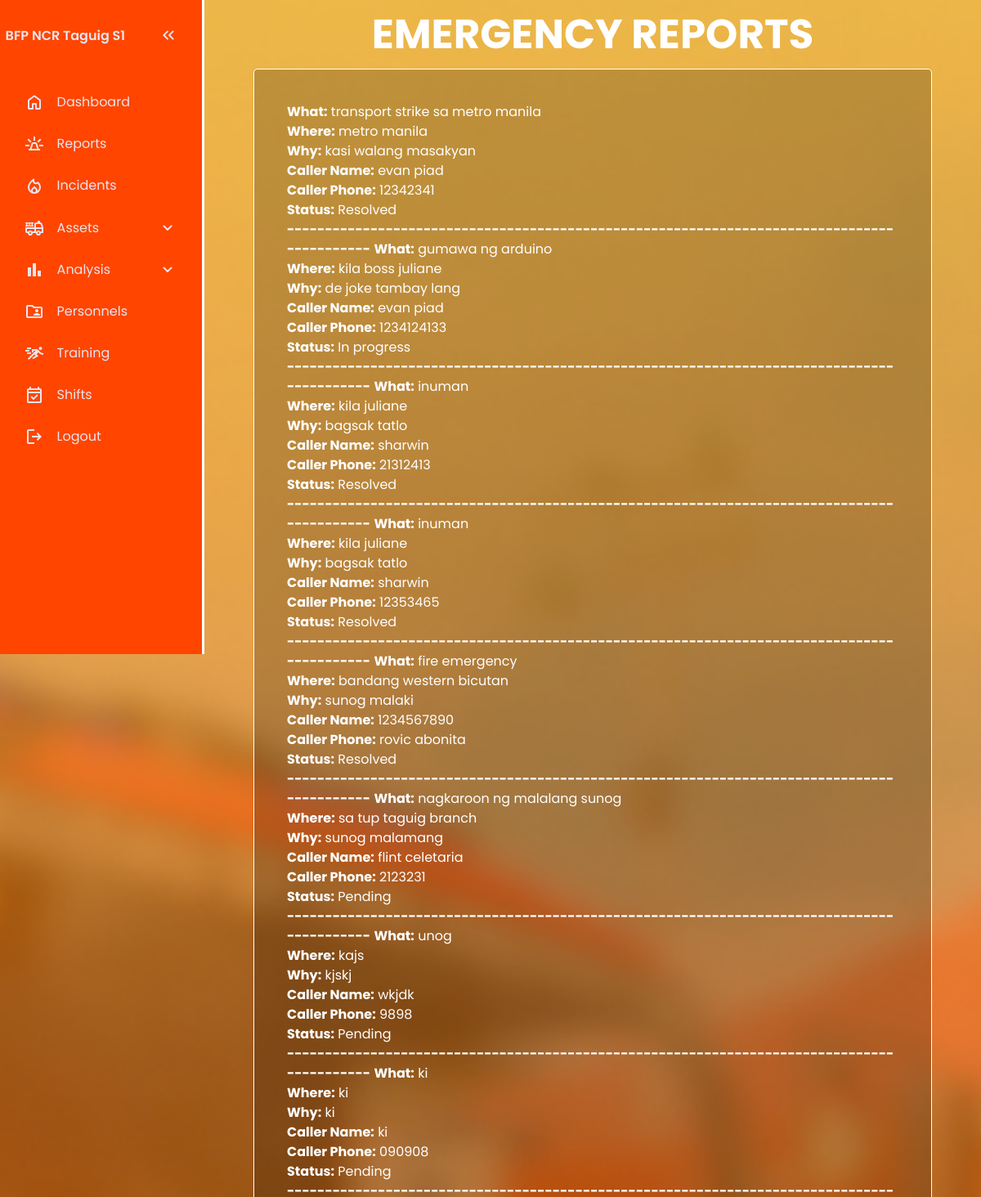
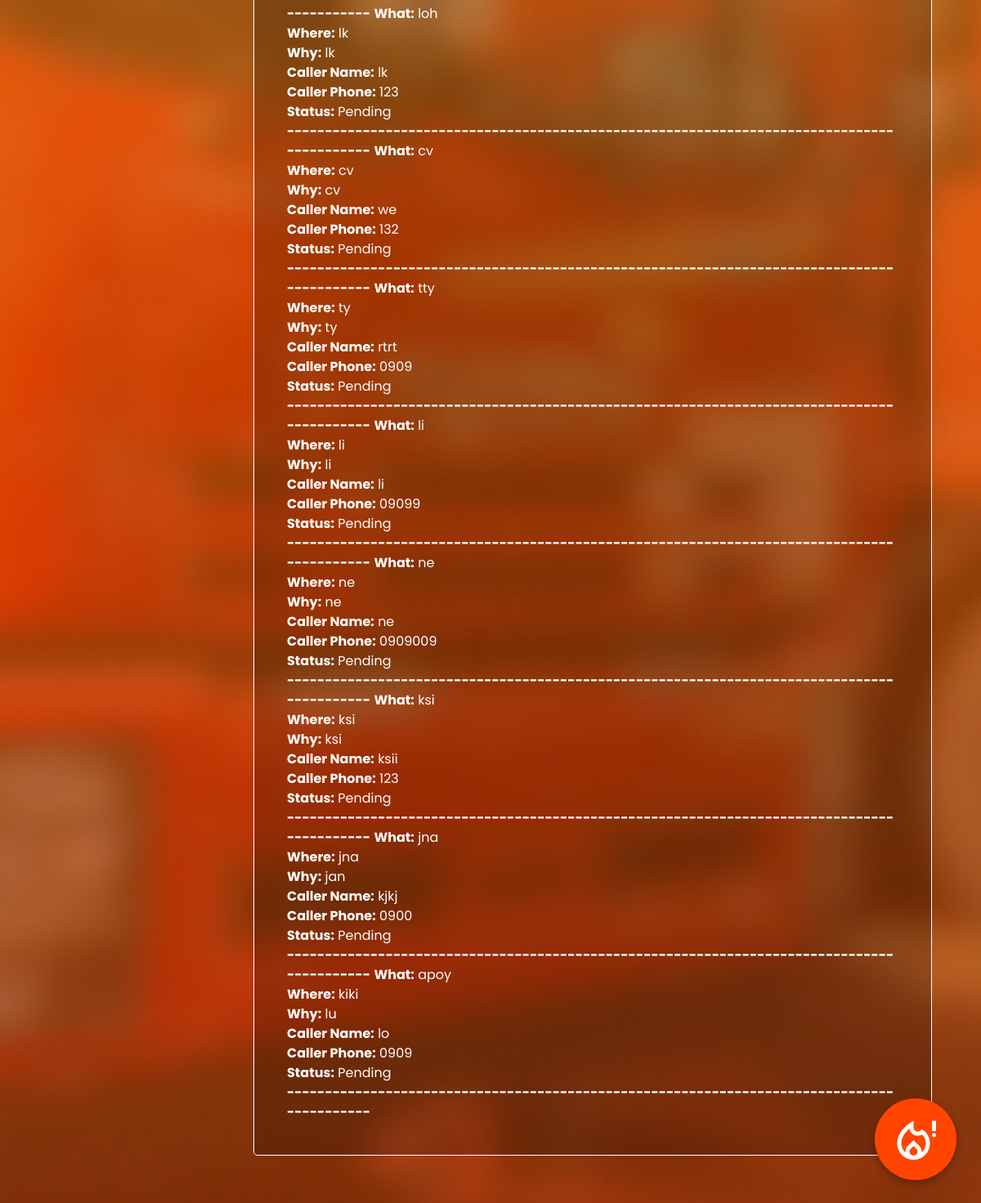
The app's page /reports/ReportsIndex.php with its own data (2 pictures, top to bottom).
### tables this page shows
CREATE TABLE `emergency_details` (
  `id` int(11) NOT NULL,
  `dispatch_id` int(11) DEFAULT NULL,
  `what` text NOT NULL,
  `where` text NOT NULL,
  `why` text NOT NULL,
  `caller_name` varchar(255) NOT NULL,
  `caller_phone` varchar(20) NOT NULL,
  `timestamp` timestamp NOT NULL DEFAULT current_timestamp(),
  `status` int(11) NOT NULL
);

CREATE TABLE `status` (
  `status_id` int(11) NOT NULL,
  `status_name` varchar(50) NOT NULL
);

### reports/ReportsIndex.php (the view, shortened to what this page needs)
<?php
include('../includes/config.php');
$sql = "SELECT e.id, e.what, e.`where`, e.why, e.caller_name, e.caller_phone, e.timestamp, s.status_name
        FROM emergency_details e
        LEFT JOIN status s ON e.status = s.status_id
        ORDER BY e.timestamp DESC";
$result = $conn->query($sql);
?>
<!DOCTYPE html>
<html lang="en">
<head>
  <link rel="stylesheet" href="ReportsIndex.css">
</head>
<body>
    <nav id="sidebar">
        <ul>
        <li>
            <span class="logo"><a href="../dashboard/RescueFlowIndex.php">BFP NCR Taguig S1</a></span>
            <button onclick=toggleSidebar() id="toggle-btn">
            </button>
        </li>
        <li>
            <a href="../dashboard/RescueFlowIndex.php" >
            <span>Dashboard</span>
            </a>
        </li>
        <li>
            <a href="../reports/ReportsIndex.php" >
            <span>Reports</span>
            </a>
        </li>
        <li>
            <a href="../incident/IncidentIndex.php">
            <span>Incidents</span>
            </a>
        </li>
        <li>
            <button onclick=toggleSubMenu(this) class="dropdown-btn">
            <span>Assets</span>
            <svg xmlns="http://www.w3.org/2000/svg" height="24px" viewBox="0 -960 960 960" width="24px" fill="#e8eaed"><path d="M480-361q-8 0-15-2.5t-13-8.5L268-556q-11-11-11-28t11-28q11-11 28-11t28 11l156 156 156-156q11-11 28-11t28 11q11 11 11 28t-11 28L508-372q-6 6-13 8.5t-15 2.5Z"/></svg>
            </button>
        <li>
            <button onclick=toggleSubMenu(this) class="dropdown-btn">
            <svg xmlns="http://www.w3.org/2000/svg" height="24px" viewBox="0 -960 960 960" width="24px" fill="#F19E39"><path d="M640-160v-280h160v280H640Zm-240 0v-640h160v640H400Zm-240 0v-440h160v440H160Z"/></svg>
            <span>Analysis</span>
            <svg xmlns="http://www.w3.org/2000/svg" height="24px" viewBox="0 -960 960 960" width="24px" fill="#e8eaed"><path d="M480-361q-8 0-15-2.5t-13-8.5L268-556q-11-11-11-28t11-28q11-11 28-11t28 11l156 156 156-156q11-11 28-11t28 11q11 11 11 28t-11 28L508-372q-6 6-13 8.5t-15 2.5Z"/></svg>
            </button>
        </li>
        </li>
        <li>
            <a href="../personnels/PersonnelIndex.php">
            <span>Personnels</span>
            </a>
        </li>
        <li>
            <a href="../training/TrainingIndex.php">
            <span>Training</span>
            </a>
        </li>
        <li>
            <a href="../shifts/ShiftsIndex.php">
            <span>Shifts</span>
            </a>
        </li>
        <li>
            <a href="../user/Logout.php">
            <svg xmlns="http://www.w3.org/2000/svg" height="24px" viewBox="0 -960 960 960" width="24px" fill="#FFFFFF"><path d="M200-120q-33 0-56.5-23.5T120-200v-560q0-33 23.5-56.5T200-840h280v80H200v560h280v80H200Zm440-160-55-58 102-102H360v-80h327L585-622l55-58 200 200-200 200Z"/></svg>
            <span>Logout</span>
            </a>
        </li>
        </ul>
    </nav>
    <main>
    <div class="report-container">
    <h2 class="report-header">EMERGENCY REPORTS</h2>
        <div class="report-info">
            <?php if ($result && $result->num_rows > 0): ?>
                <ul class="list-group">
                <?php while ($row = $result->fetch_assoc()): ?>
                        <strong>What:</strong> <?php echo htmlspecialchars($row['what']); ?><br>
                        <strong>Where:</strong> <?php echo htmlspecialchars($row['where']); ?><br>
                        <strong>Why:</strong> <?php echo htmlspecialchars($row['why']); ?><br>
                        <strong>Caller Name:</strong> <?php echo htmlspecialchars($row['caller_name']); ?><br>
                        <strong>Caller Phone:</strong> <?php echo htmlspecialchars($row['caller_phone']); ?><br>
                        <strong>Status:</strong> <?php echo htmlspecialchars($row['status_name']); ?><br>
                        <strong>-------------------------------------------------------------------------------------------</strong>
            <?php endwhile; ?>
                </ul>
            <?php else: ?>
                <p class="text-center text-muted">No new emergency reports.</p>
            <?php endif; ?>
        </div>
    </div>
    </main>
</body>
</html>

### reports/ReportsIndex.css (style rules this page uses)
:root { --base-clr: orangered; --line-clr: white; --hover-clr: black; --text-clr: #e6e6ef; --accent-clr: #5e63ff; --secondary-text-clr: #b0b3c1; }
* { margin: 0; padding: 0; }
html { font-family: Poppins, 'Segoe UI', Tahoma, Geneva, Verdana, sans-serif; line-height: 1.5rem; }
body { background: url('LoginRegister.png') no-repeat center center/cover; min-height: 100vh; min-height: 100dvh; display: grid; grid-template-columns: auto 1fr; }
#sidebar { box-sizing: border-box; height: 100vh; width: 250px; padding: 5px 1em; background-color: var(--base-clr); border-right: 3px solid white; position: sticky; top: 0; align-self: start; transition: 300ms ease-in-out; overflow: hidden; text-wrap: nowrap; }
#sidebar ul { list-style: none; }
#sidebar a, #sidebar .dropdown-btn, #sidebar .logo { border-radius: .5em; padding: .85em; text-decoration: none; color: var(--text-clr); display: flex; align-items: center; gap: 1em; }
.dropdown-btn { width: 100%; text-align: left; background: none; border: none; font: inherit; cursor: pointer; }
#sidebar svg { flex-shrink: 0; fill: var(--text-clr); }
#sidebar a span, #sidebar .dropdown-btn span { flex-grow: 1; }
.dropdown-btn svg { transition: 200ms ease; }
main { padding: min(30px, 7%); }
.report-container { display: flex; flex-direction: column; align-items: center; justify-content: center; }
.report-header { font-size: 50px; font-weight: 700; color: white; }
.report-info { display: flex; flex-direction: column; justify-content: left; align-items: left; color: white; background-color: rgba(0, 0, 0, 0.2); border: 1px solid white; border-radius: 5px; padding: 40px; margin: 30px; }

### records on screen
emergency_details: what "transport strike sa metro manila", where "metro manila", why "kasi walang masakyan", caller_name "evan piad", caller_phone "12342341", status.status_name "Resolved"
emergency_details: what "gumawa ng arduino", where "kila boss juliane", why "de joke tambay lang", caller_name "evan piad", caller_phone "1234124133", status.status_name "In progress"
emergency_details: what "inuman", where "kila juliane", why "bagsak tatlo", caller_name "sharwin", caller_phone "21312413", status.status_name "Resolved"
emergency_details: what "inuman", where "kila juliane", why "bagsak tatlo", caller_name "sharwin", caller_phone "12353465", status.status_name "Resolved"
emergency_details: what "fire emergency", where "bandang western bicutan", why "sunog malaki", caller_name "1234567890", caller_phone "rovic abonita", status.status_name "Resolved"
emergency_details: what "nagkaroon ng malalang sunog", where "sa tup taguig branch", why "sunog malamang", caller_name "flint celetaria", caller_phone "2123231", status.status_name "Pending"
emergency_details: what "unog", where "kajs", why "kjskj", caller_name "wkjdk", caller_phone "9898", status.status_name "Pending"
emergency_details: what "ki", where "ki", why "ki", caller_name "ki", caller_phone "090908", status.status_name "Pending"
emergency_details: what "loh", where "lk", why "lk", caller_name "lk", caller_phone "123", status.status_name "Pending"
emergency_details: what "cv", where "cv", why "cv", caller_name "we", caller_phone "132", status.status_name "Pending"
emergency_details: what "tty", where "ty", why "ty", caller_name "rtrt", caller_phone "0909", status.status_name "Pending"
emergency_details: what "li", where "li", why "li", caller_name "li", caller_phone "09099", status.status_name "Pending"
emergency_details: what "ne", where "ne", why "ne", caller_name "ne", caller_phone "0909009", status.status_name "Pending"
emergency_details: what "ksi", where "ksi", why "ksi", caller_name "ksii", caller_phone "123", status.status_name "Pending"
emergency_details: what "jna", where "jna", why "jan", caller_name "kjkj", caller_phone "0900", status.status_name "Pending"
emergency_details: what "apoy", where "kiki", why "lu", caller_name "lo", caller_phone "0909", status.status_name "Pending"
